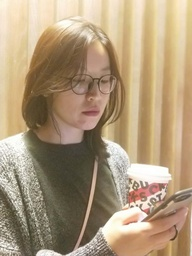
#> input picture wl/sm/ss.jpg, 192 x 256 px, shrunk from 1080 x 1440 before the run
$ python sumiao.py
#> lines starting #> are read from the running program, lines starting #| are printed output that depends on the picture
# -*- coding: utf-8 -*-
# @Time : 2020/4/24 9:36
# @Author : qxm
# @FileName: sumiao.py

from PIL import Image, ImageDraw, ImageFont,ImageOps,ImageFilter  #图像操作库PIL，常用三个模块Image，ImageDraw，ImageFont

img=Image.open('ss.jpg') #读取图片
#> img is the input picture: PIL image 192x256 RGB; mean R, G, B 174.4, 153, 123.4

def dodge(a,b,alpha): # # 图像组成：红绿蓝（RGB）三原色组成 r：red红色 g：green绿色 b：blue蓝色 a：alpha透明度 0～255
    return min(int(a*255/(256-b*alpha)),255)
def draw(img,blur=25,alpha=1.0):
#> called with blur = 25, alpha = 1
    img1=img.convert('L') #将图片转为灰色
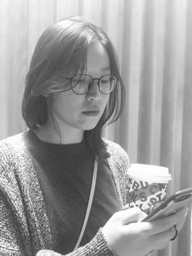
#> img1: PIL image 192x256 L; min 50, max 255, mean 156
    img2=img1.copy()
    img2=ImageOps.invert(img2)
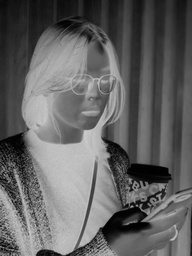
#> img2: PIL image 192x256 L; min 0, max 205, mean 99

    for i in range(blur): #模糊度
        img2=img2.filter(ImageFilter.BLUR)
#> this loop made 25 passes
#> pass 1, in draw, `img2=img2.filter(ImageFilter.BLUR)`:
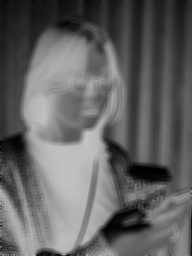
#> img2: PIL image 192x256 L; min 1, max 198, mean 98.9
#> after the loop:
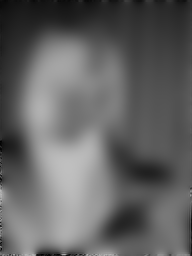
#> img2: PIL image 192x256 L; min 1, max 191, mean 98.9
    width,height=img1.size
#> width = 192; height = 256
    for x in range(width):
        for y in range(height):
            a =img1.getpixel((x,y))
            b =img2.getpixel((x,y))
            img1.putpixel((x,y),dodge(a,b,alpha))
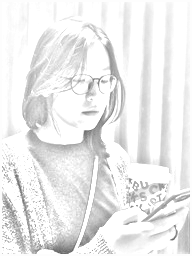
#> img1: PIL image 192x256 L; min 97, max 255, mean 236.6
    img1.show()
    img1.save('ssnew.jpg')
draw(img)
